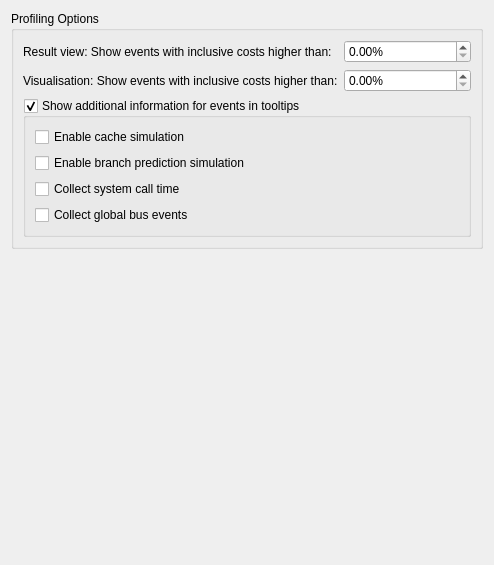
<?xml version="1.0" encoding="UTF-8"?>
<ui version="4.0">
 <class>Valgrind::Internal::CallgrindConfigWidget</class>
 <widget class="QWidget" name="Valgrind::Internal::CallgrindConfigWidget">
  <property name="geometry">
   <rect>
    <x>0</x>
    <y>0</y>
    <width>494</width>
    <height>565</height>
   </rect>
  </property>
  <layout class="QGridLayout" name="gridLayout">
   <item row="0" column="0" colspan="2">
    <widget class="QGroupBox" name="memcheckOptions">
     <property name="sizePolicy">
      <sizepolicy hsizetype="Preferred" vsizetype="Preferred">
       <horstretch>0</horstretch>
       <verstretch>0</verstretch>
      </sizepolicy>
     </property>
     <property name="title">
      <string>Profiling Options</string>
     </property>
     <layout class="QFormLayout" name="formLayout">
      <item row="0" column="0">
       <widget class="QLabel" name="minimumInclusiveCostRatioLabel">
        <property name="toolTip">
         <string>Limits the amount of results the profiler gives you. A lower limit will likely increase performance.</string>
        </property>
        <property name="text">
         <string>Result view: Show events with inclusive costs higher than:</string>
        </property>
        <property name="buddy">
         <cstring>minimumInclusiveCostRatio</cstring>
        </property>
       </widget>
      </item>
      <item row="0" column="1">
       <widget class="QDoubleSpinBox" name="minimumInclusiveCostRatio">
        <property name="suffix">
         <string>%</string>
        </property>
        <property name="decimals">
         <number>2</number>
        </property>
        <property name="maximum">
         <double>10.000000000000000</double>
        </property>
        <property name="singleStep">
         <double>0.100000000000000</double>
        </property>
       </widget>
      </item>
      <item row="2" column="0" colspan="2">
       <widget class="QGroupBox" name="enableEventToolTips">
        <property name="title">
         <string>Show additional information for events in tooltips</string>
        </property>
        <property name="checkable">
         <bool>true</bool>
        </property>
        <layout class="QGridLayout" name="gridLayout_3">
         <item row="0" column="0">
          <widget class="QCheckBox" name="enableCacheSim">
           <property name="toolTip">
            <string>&lt;html&gt;&lt;head/&gt;&lt;body&gt;
&lt;p&gt;Does full cache simulation.&lt;/p&gt;
&lt;p&gt;By default, only instruction read accesses will be counted (&quot;Ir&quot;).&lt;/p&gt;
&lt;p&gt;
With cache simulation, further event counters are enabled:
&lt;ul&gt;&lt;li&gt;Cache misses on instruction reads (&quot;I1mr&quot;/&quot;I2mr&quot;)&lt;/li&gt;
&lt;li&gt;Data read accesses (&quot;Dr&quot;) and related cache misses (&quot;D1mr&quot;/&quot;D2mr&quot;)&lt;/li&gt;
&lt;li&gt;Data write accesses (&quot;Dw&quot;) and related cache misses (&quot;D1mw&quot;/&quot;D2mw&quot;)&lt;/li&gt;&lt;/ul&gt;
&lt;/p&gt;

&lt;/body&gt;&lt;/html&gt;</string>
           </property>
           <property name="text">
            <string>Enable cache simulation</string>
           </property>
          </widget>
         </item>
         <item row="1" column="0">
          <widget class="QCheckBox" name="enableBranchSim">
           <property name="toolTip">
            <string>&lt;html&gt;&lt;head/&gt;&lt;body&gt;
&lt;p&gt;Do branch prediction simulation.&lt;/p&gt;
&lt;p&gt;Further event counters are enabled: &lt;/p&gt;
&lt;ul&gt;&lt;li&gt;Number of executed conditional branches and related predictor misses (
&quot;Bc&quot;/&quot;Bcm&quot;)&lt;/li&gt;
&lt;li&gt;Executed indirect jumps and related misses of the jump address predictor (
&quot;Bi&quot;/&quot;Bim&quot;)&lt;/li&gt;&lt;/ul&gt;&lt;/body&gt;&lt;/html&gt;</string>
           </property>
           <property name="text">
            <string>Enable branch prediction simulation</string>
           </property>
          </widget>
         </item>
         <item row="2" column="0">
          <widget class="QCheckBox" name="collectSystime">
           <property name="toolTip">
            <string>Collect information for system call times.</string>
           </property>
           <property name="text">
            <string>Collect system call time</string>
           </property>
          </widget>
         </item>
         <item row="3" column="0">
          <widget class="QCheckBox" name="collectBusEvents">
           <property name="toolTip">
            <string>Collect the number of global bus events that are executed. The event type &quot;Ge&quot; is used for these events.</string>
           </property>
           <property name="text">
            <string>Collect global bus events</string>
           </property>
          </widget>
         </item>
        </layout>
       </widget>
      </item>
      <item row="1" column="0">
       <widget class="QLabel" name="visualisationMinimumInclusiveCostRatioLabel">
        <property name="text">
         <string>Visualisation: Show events with inclusive costs higher than:</string>
        </property>
       </widget>
      </item>
      <item row="1" column="1">
       <widget class="QDoubleSpinBox" name="visualisationMinimumInclusiveCostRatio">
        <property name="prefix">
         <string/>
        </property>
        <property name="suffix">
         <string>%</string>
        </property>
        <property name="minimum">
         <double>0.000000000000000</double>
        </property>
        <property name="maximum">
         <double>50.000000000000000</double>
        </property>
       </widget>
      </item>
     </layout>
    </widget>
   </item>
   <item row="1" column="0" colspan="2">
    <spacer name="verticalSpacer">
     <property name="orientation">
      <enum>Qt::Vertical</enum>
     </property>
     <property name="sizeHint" stdset="0">
      <size>
       <width>20</width>
       <height>40</height>
      </size>
     </property>
    </spacer>
   </item>
  </layout>
 </widget>
 <resources/>
 <connections/>
</ui>
